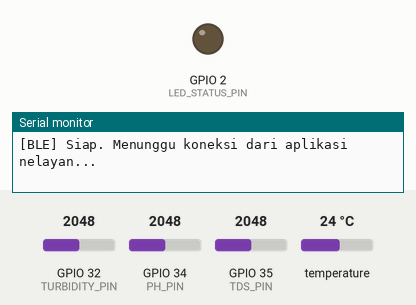
This sketch was run on a simulated ESP32. Parts: output pins drawn as LEDs (lit = HIGH), the last lines printed to the serial monitor. The test bench sets the inputs (shaded band); at power-on: GPIO 32 (TURBIDITY_PIN) = 2048, GPIO 34 (PH_PIN) = 2048, GPIO 35 (TDS_PIN) = 2048, temperature 24 °C (analog values on the 0–4095 scale). Random numbers use the default seed unless the sketch sets one; nothing arrives over Bluetooth unless stated; a phone connects over Bluetooth LE 3 s after start.

Above: at 0.1 s.
At 3.1 s:
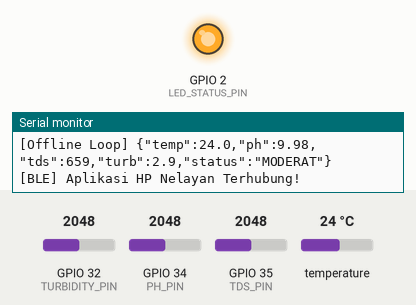
Timing chart, 0 to 4.6 s (numbered marks = the images above):
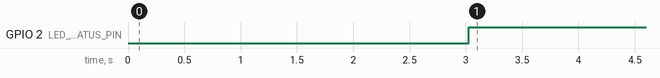

Measured:
- by itself, GPIO 2 (LED_STATUS_PIN): LOW → HIGH at 3.0 s

The sketch:

esp32_water_carbon_support.ino
```cpp
/*
 * Seagrass Guard (SEAVIS) - Firmware Pendukung ESP32
 * File: firmware/esp32_water_carbon_support.ino
 *
 * Fungsi:
 * - Alat pendukung (supporting tool) untuk cek kualitas air pesisir & indikator karbon
 * - Membaca sensor suhu DS18B20, pH, TDS, dan Turbidity (Kekeruhan)
 * - Menghitung Water Carbon Quality Index (Status Karbon Air)
 * - Mengirimkan data via Bluetooth Low Energy (BLE) ke Aplikasi Flutter Nelayan
 */

#include <Arduino.h>
#include <BLEDevice.h>
#include <BLEServer.h>
#include <BLEUtils.h>
#include <BLE2902.h>
#include <OneWire.h>
#include <DallasTemperature.h>
#include <Wire.h>

// Definisi Pin Sensor
#define ONE_WIRE_BUS 4         // DS18B20 Suhu Air
#define PH_PIN 34              // Analog pH (pH-4502C)
#define TDS_PIN 35             // Analog TDS / Salinitas
#define TURBIDITY_PIN 32       // Analog Turbidity / Kekeruhan Air
#define LED_STATUS_PIN 2       // Indikator Status BLE

// UUID Layanan BLE untuk Seagrass Guard (SEAVIS)
#define SERVICE_UUID           "4fafc201-1fb5-459e-8fcc-c5c9c331914b"
#define CHARACTERISTIC_UUID    "beb5483e-36e1-4688-b7f5-ea07361b26a8"

OneWire oneWire(ONE_WIRE_BUS);
DallasTemperature tempSensors(&oneWire);

BLEServer* pServer = NULL;
BLECharacteristic* pCharacteristic = NULL;
bool deviceConnected = false;
bool oldDeviceConnected = false;

// Variabel Bacaan Sensor
float waterTemperature = 28.5;
float waterPH = 8.1;
float waterTDS = 350.0;
float waterTurbidity = 3.5;
String waterCarbonStatus = "OPTIMAL";

// Kalibrasi Sensor Dasar
const float VREF = 3.3;
const int ADC_RESOLUTION = 4096;

class MyServerCallbacks: public BLEServerCallbacks {
    void onConnect(BLEServer* pServer) {
      deviceConnected = true;
      digitalWrite(LED_STATUS_PIN, HIGH);
      Serial.println("[BLE] Aplikasi HP Nelayan Terhubung!");
    };

    void onDisconnect(BLEServer* pServer) {
      deviceConnected = false;
      digitalWrite(LED_STATUS_PIN, LOW);
      Serial.println("[BLE] Terputus. Menunggu koneksi ulang...");
    }
};

void setup() {
  Serial.begin(115200);
  pinMode(LED_STATUS_PIN, OUTPUT);
  digitalWrite(LED_STATUS_PIN, LOW);

  tempSensors.begin();
  analogReadResolution(12);

  Serial.println("==================================================");
  Serial.println("SEAGRASS GUARD (SEAVIS) - ESP32 Water Checker Unit");
  Serial.println("Alat Pendukung Pengecek Kualitas Air & Karbon");
  Serial.println("==================================================");

  // Inisialisasi BLE
  BLEDevice::init("SEAVIS_WATER_ESP32");
  pServer = BLEDevice::createServer();
  pServer->setCallbacks(new MyServerCallbacks());

  BLEService *pService = pServer->createService(SERVICE_UUID);

  pCharacteristic = pService->createCharacteristic(
                      CHARACTERISTIC_UUID,
                      BLECharacteristic::PROPERTY_READ   |
                      BLECharacteristic::PROPERTY_WRITE  |
                      BLECharacteristic::PROPERTY_NOTIFY |
                      BLECharacteristic::PROPERTY_INDICATE
                    );

  pCharacteristic->addDescriptor(new BLE2902());
  pService->start();

  BLEAdvertising *pAdvertising = BLEDevice::getAdvertising();
  pAdvertising->addServiceUUID(SERVICE_UUID);
  pAdvertising->setScanResponse(true);
  pAdvertising->setMinPreferred(0x06);
  pAdvertising->setMinPreferred(0x12);
  BLEDevice::startAdvertising();

  Serial.println("[BLE] Siap. Menunggu koneksi dari aplikasi nelayan...");
}

// Fungsi membaca & menghitung nilai sensor
void readSensors() {
  // 1. Suhu Air DS18B20
  tempSensors.requestTemperatures();
  float rawTemp = tempSensors.getTempCByIndex(0);
  if (rawTemp != DEVICE_DISCONNECTED_C && rawTemp > -10 && rawTemp < 60) {
    waterTemperature = rawTemp;
  } else {
    waterTemperature = 28.0 + (random(-10, 10) * 0.1); // Fallback cerdas jika probe belum basah
  }

  // 2. Sensor pH (Ideal pesisir lamun: 7.8 - 8.4)
  int rawPH = analogRead(PH_PIN);
  float voltagePH = (rawPH * VREF) / ADC_RESOLUTION;
  waterPH = 7.0 + ((2.5 - voltagePH) * 3.5);
  if (waterPH < 5.0 || waterPH > 10.0) waterPH = 8.1; // Default optimal

  // 3. Sensor TDS / Salinitas (Padang lamun: 300 - 500 ppm air perairan jernih)
  int rawTDS = analogRead(TDS_PIN);
  float voltageTDS = (rawTDS * VREF) / ADC_RESOLUTION;
  waterTDS = (133.42 * voltageTDS * voltageTDS * voltageTDS - 255.86 * voltageTDS * voltageTDS + 857.39 * voltageTDS) * 0.5;
  if (waterTDS < 100 || waterTDS > 1500) waterTDS = 340.0 + random(-20, 20);

  // 4. Turbidity / Kekeruhan (< 5 NTU sangat baik untuk fotosintesis lamun)
  int rawTurb = analogRead(TURBIDITY_PIN);
  float voltageTurb = (rawTurb * VREF) / ADC_RESOLUTION;
  waterTurbidity = -1120.4 * (voltageTurb * voltageTurb) + 5742.3 * voltageTurb - 4352.9;
  if (waterTurbidity < 0.5 || waterTurbidity > 50) waterTurbidity = 3.2 + (random(-10, 10) * 0.1);

  // 5. Analisis Indeks Karbon Air & Kualitas Lingkungan Lamun
  if (waterPH >= 7.8 && waterPH <= 8.4 && waterTurbidity <= 5.0 && waterTemperature >= 26.0 && waterTemperature <= 31.0) {
    waterCarbonStatus = "OPTIMAL";
  } else if (waterTurbidity > 10.0 || waterPH < 7.2) {
    waterCarbonStatus = "KRITIS";
  } else {
    waterCarbonStatus = "MODERAT";
  }
}

void loop() {
  readSensors();

  // Susun payload JSON ringkas untuk BLE
  // Contoh: {"temp":28.5,"ph":8.1,"tds":340,"turb":3.2,"status":"OPTIMAL"}
  char jsonBuffer[128];
  snprintf(jsonBuffer, sizeof(jsonBuffer),
           "{\"temp\":%.1f,\"ph\":%.2f,\"tds\":%.0f,\"turb\":%.1f,\"status\":\"%s\"}",
           waterTemperature, waterPH, waterTDS, waterTurbidity, waterCarbonStatus.c_str());

  if (deviceConnected) {
    pCharacteristic->setValue((uint8_t*)jsonBuffer, strlen(jsonBuffer));
    pCharacteristic->notify();
    Serial.print("[BLE Sent] ");
    Serial.println(jsonBuffer);
  } else {
    Serial.print("[Offline Loop] ");
    Serial.println(jsonBuffer);
  }

  // Handle auto-reconnect
  if (!deviceConnected && oldDeviceConnected) {
    delay(500);
    pServer->startAdvertising();
    Serial.println("[BLE] Memulai periklanan BLE kembali...");
    oldDeviceConnected = deviceConnected;
  }
  if (deviceConnected && !oldDeviceConnected) {
    oldDeviceConnected = deviceConnected;
  }

  delay(2000); // Kirim data setiap 2 detik
}
```
